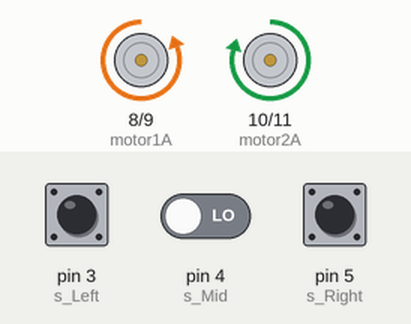
Simulated run of this sketch. Board: Arduino Uno, built with avr-gcc and run on an emulated ATmega328P. Parts: motor-driver pin pairs drawn as motors (green arrow = first pin HIGH = forward, orange = second pin HIGH = backward, longer = more drive, scaled by the enable pin). The test bench sets the inputs (shaded band); at power-on: pin 3 (s_Left) HIGH, pin 5 (s_Right) HIGH, pin 4 (s_Mid) LOW.

Above: at 1.2 s.
1.3 s: pin 3 (s_Left) pulled LOW for 0.15 s
At 1.37 s:
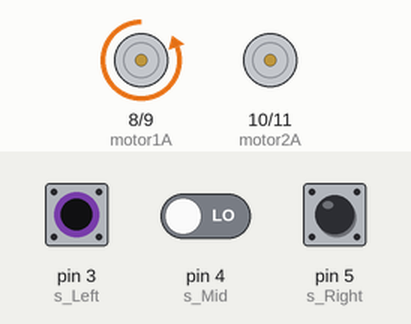
2.9 s: pin 5 (s_Right) pulled LOW for 0.15 s
At 2.97 s:
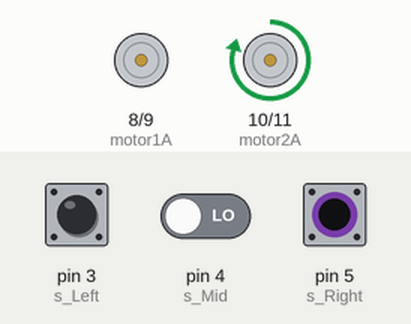
4.5 s: pin 5 (s_Right) pulled LOW for 3.2 s
At 8.2 s:
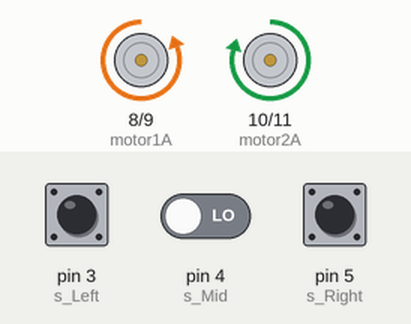
9.2 s: pin 3 (s_Left) pulled LOW for 3.2 s
At 10.5 s:
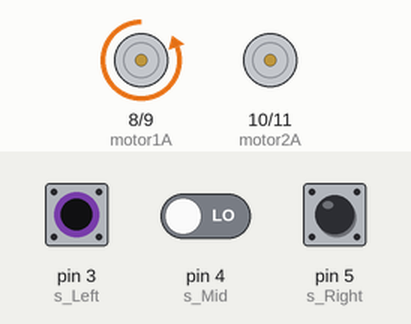
13.9 s: pin 3 (s_Left) driven LOW and pin 5 (s_Right) driven LOW
At 15.3 s:
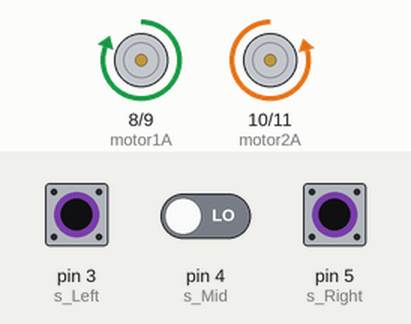
Timing chart, 0 to 16.4 s (numbered marks = the images above; inputs shaded):
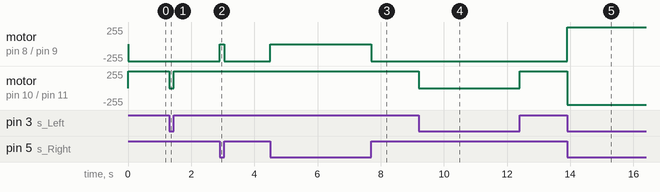

Measured:
- after the input at 1.3 s, motor on pin 10 (motor2A) / pin 11 (motor2B): forward 250/255 → stopped at once, → forward 250/255 0.15 s later
- after the input at 2.9 s, motor on pin 8 (motor1A) / pin 9 (motor1B): backward 255/255 → stopped at once, → backward 255/255 0.15 s later
- after the input at 4.5 s, motor on pin 8 (motor1A) / pin 9 (motor1B): backward 255/255 → stopped at once, → backward 255/255 3.2 s later
- after the input at 9.2 s, motor on pin 10 (motor2A) / pin 11 (motor2B): forward 250/255 → stopped at once, → forward 250/255 3.2 s later
- after the input at 13.9 s, motor on pin 8 (motor1A) / pin 9 (motor1B): backward 255/255 → forward 255/255 at once; motor on pin 10 (motor2A) / pin 11 (motor2B): forward 250/255 → backward 250/255 at once

The sketch:

lineTrakerRCcar.ino
```cpp
#define motor1A 8
#define motor1B 9
#define motor2A 10
#define motor2B 11
#define enaPin 7
#define enbPin 6
#define s_Right 5
#define s_Mid 4
#define s_Left 3
int Va = 220;
int Vb = 250;

void setup()
{
  pinMode(s_Right, INPUT);
  pinMode(s_Mid, INPUT);
  pinMode(s_Left, INPUT);
  pinMode(motor1A, OUTPUT);
  pinMode(motor1B, OUTPUT);
  pinMode(motor2A, OUTPUT);
  pinMode(motor2B, OUTPUT);
  pinMode(enaPin, OUTPUT);
  pinMode(enbPin, OUTPUT);
  digitalWrite(enaPin, LOW);
  digitalWrite(enbPin, LOW);
}

void loop()
{

  if((digitalRead(s_Left)==0)&&(digitalRead(s_Mid)==1)&&(digitalRead(s_Right)==0))
  {
    forward();
  }
  if((digitalRead(s_Left)==0)&&(digitalRead(s_Mid)==0)&&(digitalRead(s_Right)==0))
  {
    backfor();
  }
  if((digitalRead(s_Left)==1)&&(digitalRead(s_Mid)==1)&&(digitalRead(s_Right)==1))
  {
    forward();
  }
  if((digitalRead(s_Left)==0)&&(digitalRead(s_Mid)==1)&&(digitalRead(s_Right)==1))
  {
    right1();
  }
  if((digitalRead(s_Left)==0)&&(digitalRead(s_Mid)==0)&&(digitalRead(s_Right)==1))
  {
    right2();
  }
  if((digitalRead(s_Left)==1)&&(digitalRead(s_Mid)==1)&&(digitalRead(s_Right)==0))
  {
    left1();
  }
  if((digitalRead(s_Left)==1)&&(digitalRead(s_Mid)==0)&&(digitalRead(s_Right)==0))
  {
    left2();
  }
  if((digitalRead(s_Left)==1)&&(digitalRead(s_Mid)==0)&&(digitalRead(s_Right)==1))
  {
    forward();
  }
}

void forward()
{
  digitalWrite(motor1A, LOW);
  digitalWrite(motor1B, HIGH);
  digitalWrite(motor2A, HIGH);
  digitalWrite(motor2B, LOW);
  analogWrite(enaPin, Va);
  analogWrite(enbPin, Vb);
}

void backfor()
{
  digitalWrite(motor1A, HIGH);
  digitalWrite(motor1B, LOW);
  digitalWrite(motor2A, LOW);
  digitalWrite(motor2B, HIGH);
  analogWrite(enaPin, Va);
  analogWrite(enbPin, Vb);
}
void right1()  //살짝 우회전
{

  digitalWrite(motor1A, LOW);
  digitalWrite(motor1B, HIGH);
  digitalWrite(motor2A, LOW);
  digitalWrite(motor2B, LOW);
  analogWrite(enaPin, Va);
  analogWrite(enbPin, 0);
}
void right2()  //완전 우회전
{
  digitalWrite(motor1A, LOW);
  digitalWrite(motor1B, HIGH);
  digitalWrite(motor2A, LOW);
  digitalWrite(motor2B, LOW);
  analogWrite(enaPin, Va);
  analogWrite(enbPin, 0);
}
void left1()  //살짝 좌회전
{

  digitalWrite(motor1A, LOW);
  digitalWrite(motor1B, LOW);
  digitalWrite(motor2A, HIGH);
  digitalWrite(motor2B, LOW);
  analogWrite(enaPin, 0);
  analogWrite(enbPin, Vb);
  Serial.println(3);
}
void left2()  //완전 좌회전
{
  digitalWrite(motor1A, LOW);
  digitalWrite(motor1B, LOW);
  digitalWrite(motor2A, HIGH);
  digitalWrite(motor2B, LOW);
  analogWrite(enaPin, 0);
  analogWrite(enbPin, Vb);
}
```
